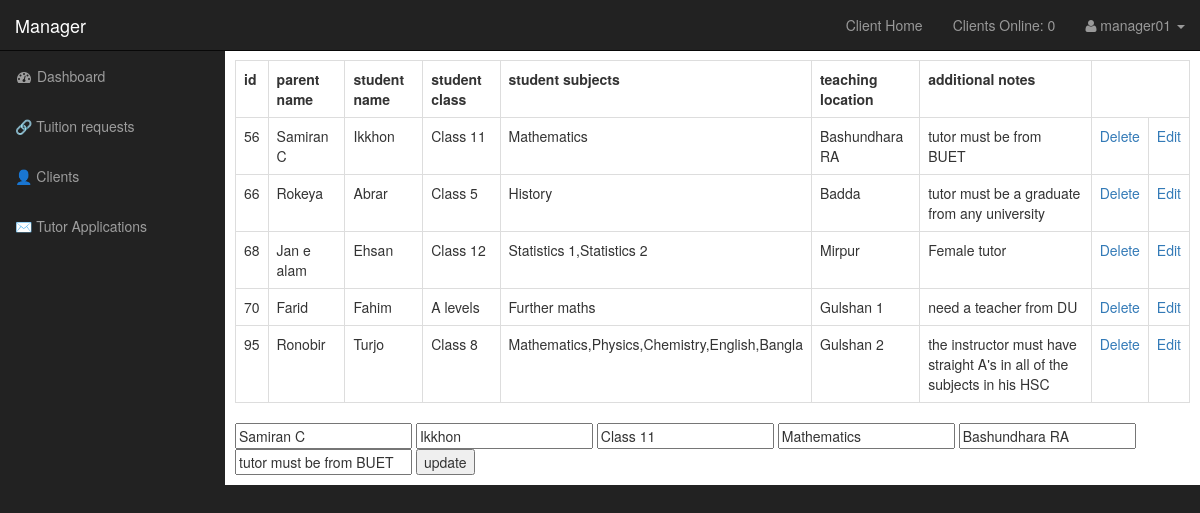
The page /manager/tuition requests.php?edit=56 (signed in) on the database its author committed.
### includes/functions.php (the view, shortened to what this page needs)
<?php
function get_result_from_db_query($query)
{
    global $connection;
    $result = mysqli_query($connection, $query);
    return $result;
}
function read_all_tuition_requests()
{
    global $connection;
    $column_names = get_result_from_db_query("DESC `tuition request`");
    echo "<tr>";
    while ($row = mysqli_fetch_assoc($column_names)) {
        echo "<th>";
        echo $row['Field'];
        echo "</th>";
    }
    echo "</tr>";
    $all_tuition_requests = get_result_from_db_query("SELECT * FROM `tuition request`");
    if (!$all_tuition_requests) {
        die("Query Failed" . mysqli_error($connection));
    } else {
        while ($row = mysqli_fetch_assoc($all_tuition_requests)) {
            $id = $row['id'];
?>
            <tr>
                <?php
                foreach ($row as $key => $value) {
                ?>
                    <td>
                        <?php
                        echo $value;
                        ?>
                    </td>
                <?php
                }
                ?>
                <?php
                echo "<td>
                 <a href='tuition requests.php?delete={$id}'>Delete</a>
                 </td>";
                echo "<td>
                 <a href='tuition requests.php?edit={$id}'>Edit</a>
                 </td>";
                ?>
            </tr>
        <?php
        }
    }
}
        ?>
        <?php
function edit_tuition_requests()
{
    if (isset($_GET['edit'])) {
        $edit_id = $_GET['edit'];
        $tuition_request = get_result_from_db_query("SELECT * FROM `tuition request` WHERE id={$edit_id}");
        while ($row = mysqli_fetch_assoc($tuition_request)) {
            $parent_name = $row['parent name'];
            $student_name = $row['student name'];
            $student_class = $row['student class'];
            $student_subjects = $row['student subjects'];
            $teaching_location = $row['teaching location'];
            $additional_notes = $row['additional notes'];
        ?>
            <form action="tuition requests.php" method="post">
                <input value="<?php if (isset($parent_name)) {
                                    echo $parent_name;
                                } ?>" type="text" name="parent_name" id="">
                <input value="<?php if (isset($student_name)) {
                                    echo $student_name;
                                } ?>" type="text" name="student_name" id="">
                <input value="<?php if (isset($student_class)) {
                                    echo $student_class;
                                } ?>" type="text" name="student_class" id="">
                <input value="<?php if (isset($student_subjects)) {
                                    echo $student_subjects;
                                } ?>" type="text" name="student_subjects" id="">
                <input value="<?php if (isset($teaching_location)) {
                                    echo $teaching_location;
                                } ?>" type="text" name="teaching_location" id="">
                <input value="<?php if (isset($additional_notes)) {
                                    echo $additional_notes;
                                } ?>" type="text" name="additional_notes" id="">
                <input type="submit" name="update" value="update">
            </form>
        <?php
        }
    }
}
        ?>

### manager/css/sb-admin.css (style rules this page uses)
body { margin-top: 100px; background-color: #222; }
@media (min-width:768px) { body { margin-top: 50px; } }

### rows shown on the page
tuition request: id "56", parent name "Samiran C", student name "Ikkhon", student class "Class 11", student subjects "Mathematics", teaching location "Bashundhara RA", additional notes "tutor must be from BUET", parent_name "Samiran C", student_name "Ikkhon", student_class "Class 11", student_subjects "Mathematics", teaching_location "Bashundhara RA", additional_notes "tutor must be from BUET"
tuition request: id "66", parent name "Rokeya", student name "Abrar", student class "Class 5", student subjects "History", teaching location "Badda", additional notes "tutor must be a graduate from any university"
tuition request: id "68", parent name "Jan e alam", student name "Ehsan", student class "Class 12", student subjects "Statistics 1,Statistics 2", teaching location "Mirpur", additional notes "Female tutor"
tuition request: id "70", parent name "Farid", student name "Fahim", student class "A levels", student subjects "Further maths", teaching location "Gulshan 1", additional notes "need a teacher from DU"
tuition request: id "95", parent name "Ronobir", student name "Turjo", student class "Class 8", student subjects "Mathematics,Physics,Chemistry,English,Bangla", teaching location "Gulshan 2", additional notes "the instructor must have straight A's in all of the subjects in his HSC"

### other values the page prints
count_clients_online() "0"
$_SESSION['user_full_name'] "manager01"
$row['Field'] "id"
$row['Field'] "parent name"
$row['Field'] "student name"
$row['Field'] "student class"
$row['Field'] "student subjects"
$row['Field'] "teaching location"
$row['Field'] "additional notes"
